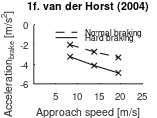

MATLAB code to generate this figure:
clear all
close all
load('vanderHorst_2004_decel.mat')

x_speed=[30,50,70]./3.6;

figure(1)
hold on
plot(x_speed,occ_no_normal(:,2),'x','MarkerFaceColor',[0.0,0.0,0.0],...
    'MarkerEdgeColor',[0.0,0.0,0.0],'MarkerSize',4)
plot(x_speed,occ_no_normal(:,2),'k--')
plot(x_speed,occ_no_hard(:,2),'x','MarkerFaceColor',[0.0,0.0,0.0],...
    'MarkerEdgeColor',[0.0,0.0,0.0],'MarkerSize',4)
plot(x_speed,occ_no_hard(:,2),'k')

% plotting_details
x_width=8 ;y_width=3; % figure dimensions (cms)
fonts=8; % fontsize of x and y labels
fonts_ticks=7;
line([5,10],[-0.75,-0.75],'LineStyle','--','Color','k')
line([5,10],[-1.3,-1.3],'LineStyle','-','Color','k')
text(12,-0.75,'Normal braking','FontSize',fonts_ticks-1)
text(12,-1.3,'Hard braking','FontSize',fonts_ticks-1)
clear xticks
xticks([5,10,15,20,25])
xticklabels({'5','10','15','20','25'})
xlim([0,25])
ylim([-6,-0])
clear yticks
yticks([-6,-4,-2,0])
xlabel('Approach speed [m/s]')
ylabel('Acceleration_{brake} [m/s^{2}]      ')
title('1f. van der Horst (2004)')
% van der Horst, Richard. "Occlusion as a measure for visual workload: ...
% an overview of TNO occlusion research in car driving. ...
% " Applied Ergonomics 35.3 (2004): 189-196.
set(gca,'FontSize',fonts_ticks);
set(gcf, 'PaperUnits', 'centimeters');
set(gcf, 'PaperPosition', [0 0 x_width/2 y_width]); 
name_string='carfollowing_on_decel_point_mps_lit';
% saveas(gcf,name_string,'pdf')
% saveas(gcf,name_string,'png')
% saveas(gcf,name_string,'epsc')
